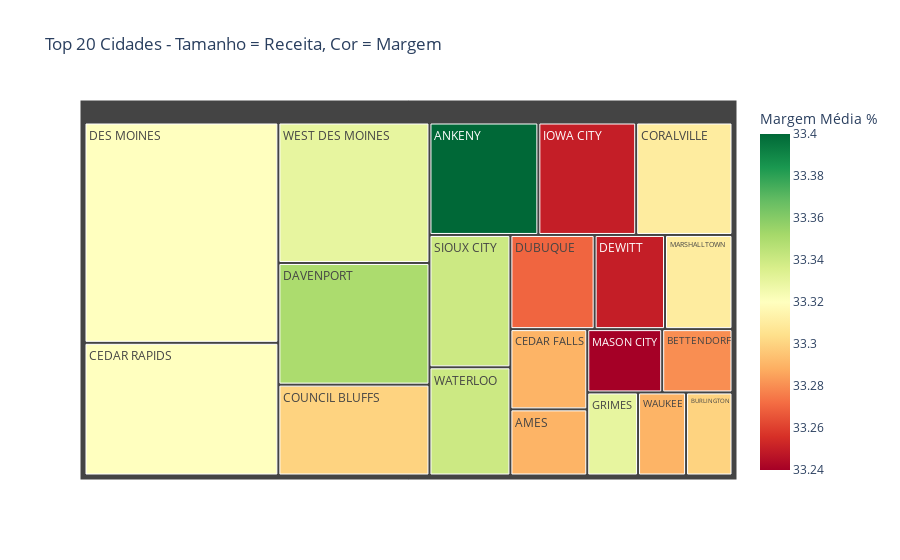

Notebook code for this chart:
### Code cell
# ============================================================
# Célula 4: ANÁLISE POR CIDADE
# ============================================================

print("\n" + "=" * 60)
print("🏙️ ANÁLISE POR CIDADE")
print("=" * 60)

# Top cidades por receita
top_cidades = df.groupby('cidade').agg({
    'receita': 'sum',
    'lucro': 'sum',
    'quantidade': 'sum',
    'data_venda': 'count',
    'margem_percentual': 'mean',
    'loja': 'nunique'
}).round(2)

top_cidades.columns = ['Receita Total', 'Lucro Total', 'Qtd Vendida', 'Num Transações', 'Margem Média %', 'Num Lojas']
top_cidades = top_cidades.sort_values('Receita Total', ascending=False)

print("\n🏆 TOP 10 CIDADES POR RECEITA:")
print(top_cidades.head(10))

print("\n📉 BOTTOM 10 CIDADES POR RECEITA:")
print(top_cidades.tail(10))

# Ticket médio por cidade
top_cidades['Ticket Médio'] = top_cidades['Receita Total'] / top_cidades['Num Transações']
print("\n💰 TOP 10 CIDADES POR TICKET MÉDIO:")
print(top_cidades.nlargest(10, 'Ticket Médio')[['Receita Total', 'Ticket Médio', 'Num Transações']])

# Visualização
fig = px.treemap(
    top_cidades.head(20).reset_index(),
    path=['cidade'],
    values='Receita Total',
    color='Margem Média %',
    title='Top 20 Cidades - Tamanho = Receita, Cor = Margem',
    color_continuous_scale='RdYlGn'
)
fig.show()

### Figure 1 — Plotly figure (JSON) as saved in the notebook; plotly's stock layout.template omitted (floating-point values rounded to 4 significant figures)
{"data": [{"branchvalues": "total", "customdata": [[33.29], [33.4], [33.28], [33.3], [33.29], [33.32], [33.31], [33.3], [33.35], [33.32], [33.25], [33.27], [33.33], [33.25], [33.31], [33.24], [33.34], [33.34], [33.29], [33.33]], "domain": {"x": [0, 1], "y": [0, 1]}, "hovertemplate": "labels=%{label}<br>Receita Total=%{value}<br>parent=%{parent}<br>id=%{id}<br>Margem Média %=%{color}<extra></extra>", "ids": ["AMES", "ANKENY", "BETTENDORF", "BURLINGTON", "CEDAR FALLS", "CEDAR RAPIDS", "CORALVILLE", "COUNCIL BLUFFS", "DAVENPORT", "DES MOINES", "DEWITT", "DUBUQUE", "GRIMES", "IOWA CITY", "MARSHALLTOWN", "MASON CITY", "SIOUX CITY", "WATERLOO", "WAUKEE", "WEST DES MOINES"], "labels": ["AMES", "ANKENY", "BETTENDORF", "BURLINGTON", "CEDAR FALLS", "CEDAR RAPIDS", "CORALVILLE", "COUNCIL BLUFFS", "DAVENPORT", "DES MOINES", "DEWITT", "DUBUQUE", "GRIMES", "IOWA CITY", "MARSHALLTOWN", "MASON CITY", "SIOUX CITY", "WATERLOO", "WAUKEE", "WEST DES MOINES"], "marker": {"coloraxis": "coloraxis", "colors": [33.29, 33.4, 33.28, 33.3, 33.29, 33.32, 33.31, 33.3, 33.35, 33.32, 33.25, 33.27, 33.33, 33.25, 33.31, 33.24, 33.34, 33.34, 33.29, 33.33]}, "name": "", "parents": ["", "", "", "", "", "", "", "", "", "", "", "", "", "", "", "", "", "", "", ""], "type": "treemap", "values": [110100.0, 265300.0, 96420.0, 83560.0, 133600.0, 557400.0, 234700.0, 297400.0, 398200.0, 925500.0, 143600.0, 171900.0, 91410.0, 238400.0, 137700.0, 102800.0, 232100.0, 189700.0, 86440.0, 459800.0]}], "layout": {"coloraxis": {"colorbar": {"title": {"text": "Margem Média %"}}, "colorscale": [[0, "rgb(165,0,38)"], [0.1, "rgb(215,48,39)"], [0.2, "rgb(244,109,67)"], [0.3, "rgb(253,174,97)"], [0.4, "rgb(254,224,139)"], [0.5, "rgb(255,255,191)"], [0.6, "rgb(217,239,139)"], [0.7, "rgb(166,217,106)"], [0.8, "rgb(102,189,99)"], [0.9, "rgb(26,152,80)"], [1, "rgb(0,104,55)"]]}, "legend": {"tracegroupgap": 0}, "title": {"text": "Top 20 Cidades - Tamanho = Receita, Cor = Margem"}}}
